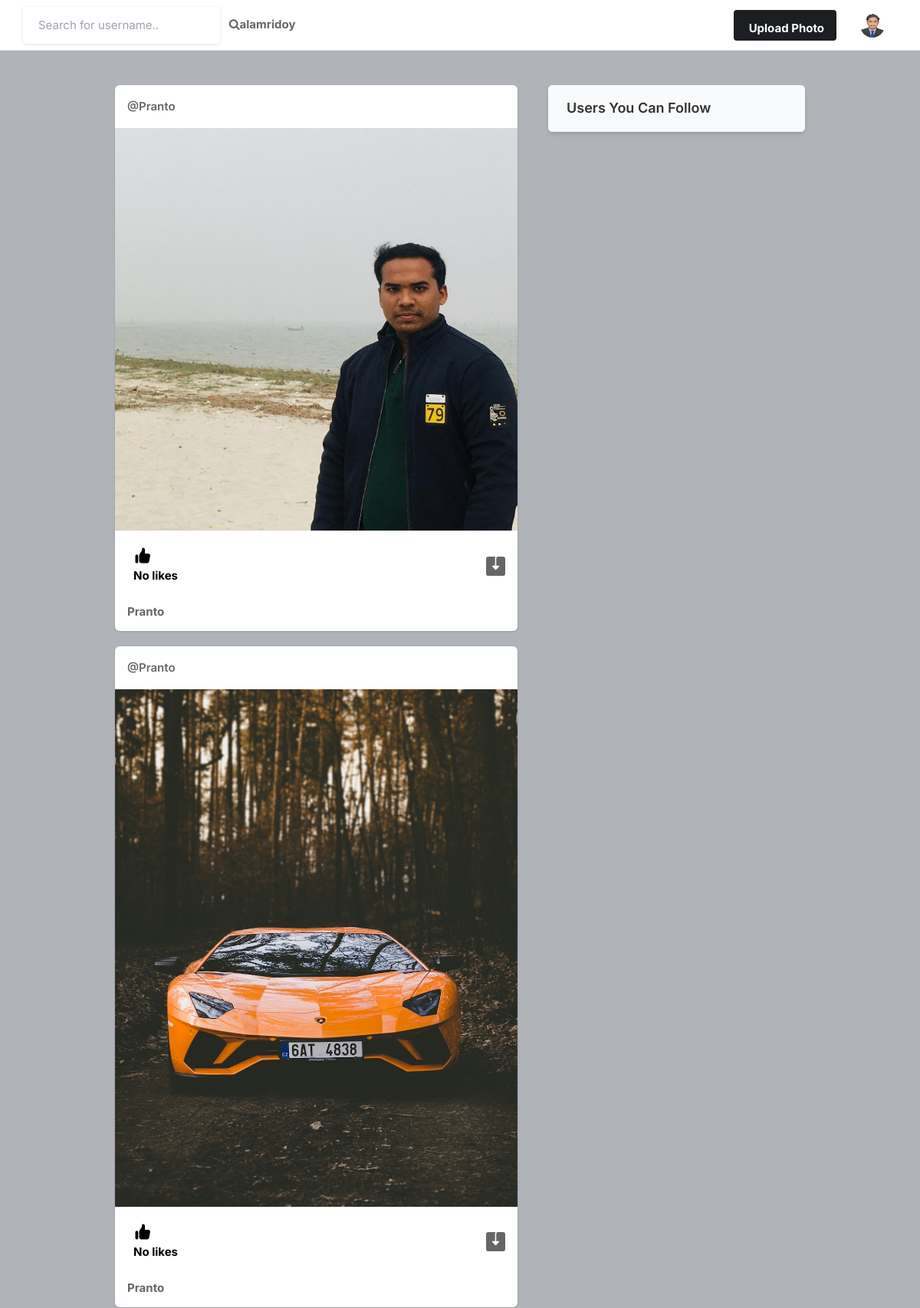
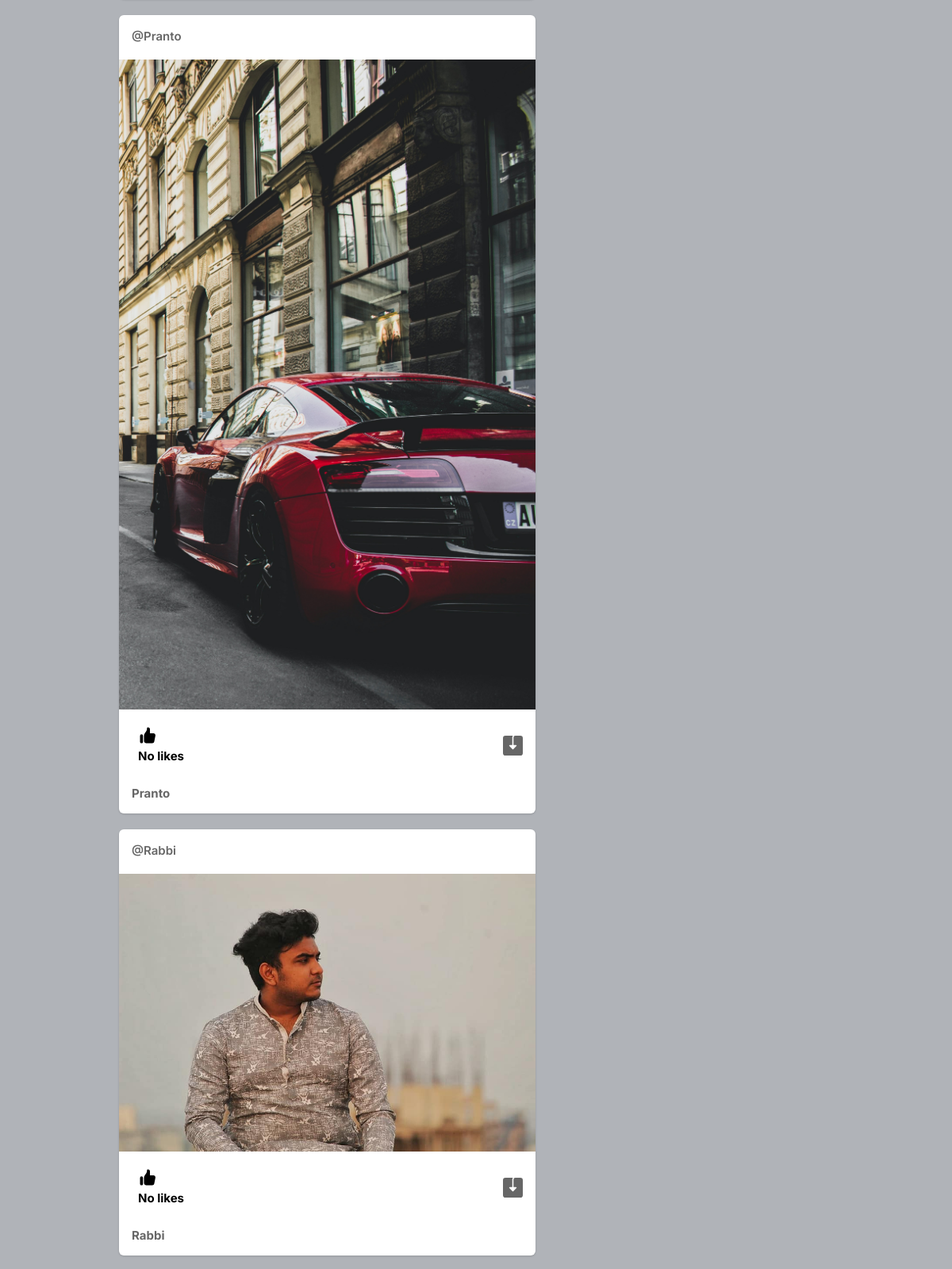
Page / (signed in, upper part) on the committed database (2 pictures, top to bottom).
### core/models.py (models this page shows, shortened)
class Profile(models.Model):
    user = models.ForeignKey(User, on_delete=models.CASCADE)
    id_user = models.IntegerField()
    bio = models.TextField(blank=True)
    profileimg = models.ImageField(upload_to='profile_images', default='blank-profile-picture.png')
    location = models.CharField(max_length=100, blank=True)

class Post(models.Model):
    id = models.UUIDField(primary_key=True, default=uuid.uuid4)
    user = models.CharField(max_length=100)
    image = models.ImageField(upload_to='post_images')
    caption = models.TextField()
    created_at = models.DateTimeField(default=datetime.now)
    no_of_likes = models.IntegerField(default=0)

### core/views.py (the view)
# urls.py: path('', views.index, name='index'),
@login_required(login_url='signin')
def index(request):
    user_object = User.objects.get(username=request.user.username)
    user_profile = Profile.objects.get(user=user_object)
    user_following_list = []
    feed = []
    user_following = FollowersCount.objects.filter(follower=request.user.username)
    for users in user_following:
        user_following_list.append(users.user)
    for usernames in user_following_list:
        feed_lists = Post.objects.filter(user=usernames)
        feed.append(feed_lists)
    feed_list = list(chain(*feed))
    all_users = User.objects.all()
    user_following_all = []
    for user in user_following:
        user_list = User.objects.get(username=user.user)
        user_following_all.append(user_list)
    new_suggestions_list = [x for x in list(all_users) if (x not in list(user_following_all))]
    current_user = User.objects.filter(username=request.user.username)
    final_suggestions_list = [x for x in list(new_suggestions_list) if ( x not in list(current_user))]
    random.shuffle(final_suggestions_list)
    username_profile = []
    username_profile_list = []
    for users in final_suggestions_list:
        username_profile.append(users.id)
    for ids in username_profile:
        profile_lists = Profile.objects.filter(id_user=ids)
        username_profile_list.append(profile_lists)
    suggestions_username_profile_list = list(chain(*username_profile_list))
    return render(request, 'index.html', {'user_profile': user_profile, 'posts':feed_list, 'suggestions_username_profile_list': suggestions_username_profile_list[:4]})

### templates/index.html (shortened to what this page needs)
{% load static %}
<!DOCTYPE html>
<html lang="en">
<head>
    <link rel="stylesheet" href="{% static 'assets/css/icons.css' %}">
    <link rel="stylesheet" href="{% static 'assets/css/uikit.css' %}">
    <link rel="stylesheet" href="{% static 'assets/css/style.css' %}">
    <link rel="stylesheet" href="{% static 'assets/css/tailwind.css' %}">
    <link rel="stylesheet" href="https://cdnjs.cloudflare.com/ajax/libs/font-awesome/4.7.0/css/font-awesome.min.css">
</head>
<body>
            <header>
                <div class="header_inner">
                    <form action="/search" method="POST">
                    <div class="left-side">
                            <input type="text" name="username" placeholder="Search for username..">&nbsp; &nbsp;
                            <button type="submit"><i class="fa fa-search fa-1x"></i></button>
                    </div>
                    </form>
                    <a href="/profile/{{user_profile.user}}"> <b>{{user_profile.user.username}}</b></a>
                    <div class="right-side lg:pr-4">
                        <a href="#"
                            class="bg-pink-500 flex font-bold hidden hover:bg-pink-600 hover:text-white inline-block items-center lg:block max-h-10 mr-4 px-4 py-2 rounded shado text-white">
                              Upload Photo
                        </a>
                        <a href="#">
                            <img src="{{user_profile.profileimg.url}}" class="header-avatar" alt="">
                        </a>
                    </div>
                </div>
            </header>
            <div class="container m-auto">
                <div class="lg:flex justify-center lg:space-x-10 lg:space-y-0 space-y-5">
                    <div class="space-y-5 flex-shrink-0 lg:w-7/12">
                        {% for post in posts reversed %}
                        <div class="bg-white shadow rounded-md  -mx-2 lg:mx-0">
                            <div class="flex justify-between items-center px-4 py-3">
                                <div class="flex flex-1 items-center space-x-4">
                                    <span class="block font-semibold "><a href="/profile/{{post.user}}">@{{post.user}}</a></span>
                                </div>
                              <div>
                                <a href="#"> <i class="icon-feather-more-horizontal text-2xl hover:bg-gray-200 rounded-full p-2 transition -mr-1 "></i> </a>
                              </div>
                            </div>
                            <div uk-lightbox>
                                <a href="{{post.image.url}}">
                                    <img src="{{post.image.url}}" alt="">
                                </a>
                            </div>
                            <div class="py-3 px-4 space-y-3">
                                <div class="flex space-x-4 lg:font-bold">
                                    <a href="/like-post?post_id={{post.id}}" class="flex items-center space-x-2">
                                        <div class="p-2 rounded-full text-black">
                                            {% if post.no_of_likes == 0 %}
                                            <p>No likes</p>
                                            {% elif post.no_of_likes == 1 %}
                                            <p>Liked by {{post.no_of_likes}} person</p>
                                            {% else %}
                                            <p>Liked by {{post.no_of_likes}} people</p>
                                            {% endif %}
                                        </div>
                                    </a>
                                    <a href="{{post.image.url}}" class="flex items-center space-x-2 flex-1 justify-end" download>
                                    </a>
                                </div>
                                <p>
                                    <a href="/profile/{{post.user}}"><strong>{{post.user}}</strong></a> {{post.caption}}
                                </p>
                            </div>
                        </div>
                        {% endfor %}
                    </div>
                    <div class="lg:w-5/12">
                        <div class="bg-white  shadow-md rounded-md overflow-hidden">
                            <div class="bg-gray-50  border-b border-gray-100 flex items-baseline justify-between py-4 px-6 ">
                                <h2 class="font-semibold text-lg">Users You Can Follow</h2>
                            </div>
                        </div>
                    </div>
                </div>
            </div>
</body>
</html>

### static/assets/css/style.css (style rules this page uses)
body { background-color: #B0B3B8!important; }
button { vertical-align: middle; }
input { height: 48px; line-height: 48px; padding: 0 20px; outline: none; font-size: 15px; color: #808080; max-width: 100%; width: 100%; -webkit-box-sizing: border-box; box-sizing: border-box; display: block; font-weight: 400; opacity: 1; border-radius: 4px; border: none; -webkit-box-shadow: 0 1px 4px 0px rgba(0, 0, 0, 0.12); box-shadow: 0 1px 4px 0px rgba(0, 0, 0, 0.12); }
input[type="text"], input[type="password"], input[type="email"], input[type="number"] { height: 48px; line-height: 48px; padding: 0 20px; outline: none; font-size: 15px; color: #808080; max-width: 100%; width: 100%; -webkit-box-sizing: border-box; box-sizing: border-box; display: block; font-weight: 400; opacity: 1; border-radius: 4px; border: none; -webkit-box-shadow: 0 1px 4px 0px rgba(0, 0, 0, 0.12); box-shadow: 0 1px 4px 0px rgba(0, 0, 0, 0.12); }
input { -webkit-transition: all 0.1s ease-in-out; transition: all 0.1s ease-in-out; }
::placeholder { color: #808080; opacity: 1; }
button { border: none; margin: 0; padding: 0; width: auto; overflow: visible; background: transparent; color: inherit; font: inherit; line-height: normal; cursor: pointer; }
a { color: #be185d; -webkit-transition: 0.3s; transition: 0.3s; outline: none !important; }
button { outline: none !important; }
img { max-width: 100%; }
body { color: #666; font-size: 15px; line-height: 27px; background-color: #f0f2f5; font-family: "Inter", sans-serif; text-transform: none; }
body p { font-size: 15px; line-height: 27px; }
h1, h2, h3, h4, h5, h6 { font-family: "Inter", sans-serif; text-transform: none; }
input[type="text"], input[type="password"], input[type="email"] { font-family: "Inter", sans-serif; text-transform: none; }
button, body .pac-container { font-family: "Inter", sans-serif; text-transform: none; }
h1, h2, h3, h4, h5, h6 { color: #333; font-weight: 500; margin: 0; padding: 0; }
h2 { font-size: 26px; }
b, strong { font-weight: 700 !important; }
@media (min-width: 1024px) { .container { max-width: 900px !important; padding-top: 45px; } }
header { background-color: #fff; left: 0; right: 0; top: 0; z-index: 99; height: 66px; display: -webkit-box; display: -ms-flexbox; display: flex; -webkit-box-align: center; -ms-flex-align: center; align-items: center; border-bottom: 1px solid #e5e7eb; }
header .header_inner { display: -webkit-box; display: -ms-flexbox; display: flex; -webkit-box-align: center; -ms-flex-align: center; align-items: center; max-width: 1090px; margin: auto; width: 100%; max-width: 100% !important; padding: 0 30px; }
header .header_inner .left-side { display: -webkit-box; display: -ms-flexbox; display: flex; -webkit-box-align: center; -ms-flex-align: center; align-items: center; }
header .header_inner .right-side { display: -webkit-box; display: -ms-flexbox; display: flex; -webkit-box-align: center; -ms-flex-align: center; align-items: center; -webkit-box-pack: end; -ms-flex-pack: end; justify-content: flex-end; margin-left: auto; }
header .header_inner .right-side .header-avatar { width: 32px; height: 32px; border-radius: 100%; margin-left: 15px; }

### rows in the picture
Profile: user.username "alamridoy", profileimg (picture)
Post: user "Pranto", image (picture), no_of_likes "No likes"
Post: user "Pranto", image (picture), no_of_likes "No likes"
Post: user "Pranto", image (picture), no_of_likes "No likes"
Post: user "Rabbi", image (picture), no_of_likes "No likes"
